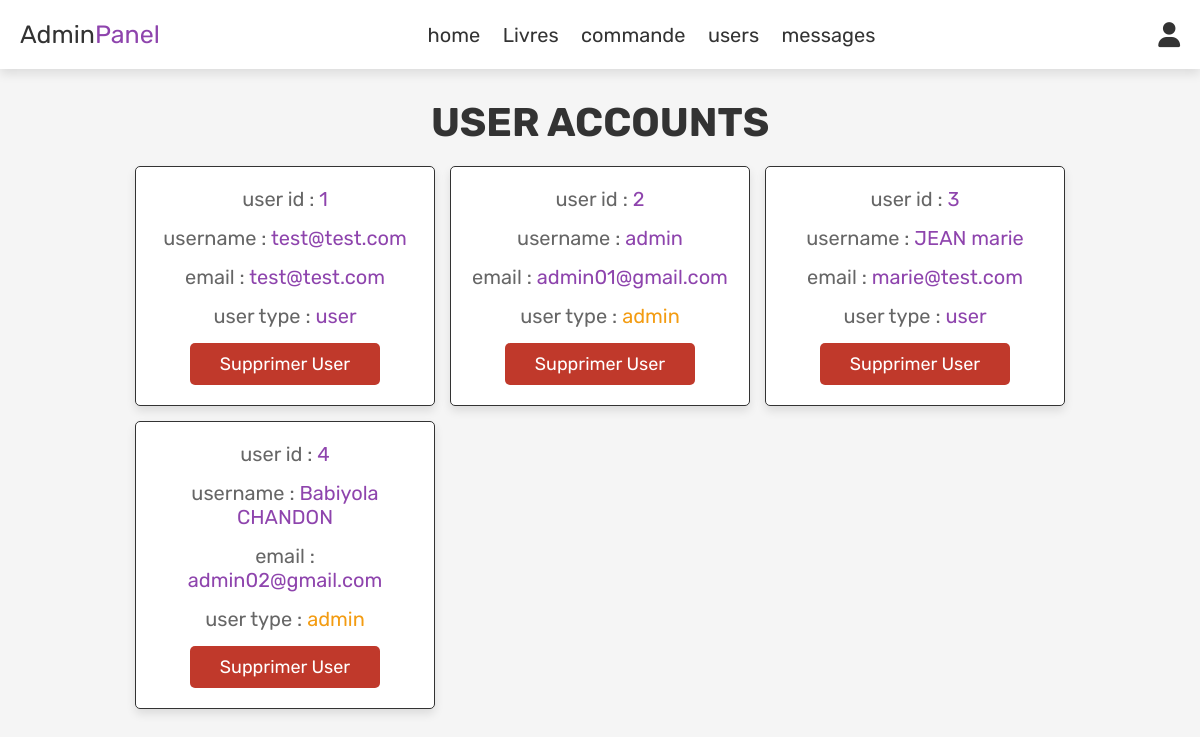
Screenshot of /admin_users.php (signed in) with the database file from the repository.
### tables this page shows
CREATE TABLE `users` (
  `id` int(100) NOT NULL,
  `name` varchar(100) NOT NULL,
  `email` varchar(100) NOT NULL,
  `password` varchar(100) NOT NULL,
  `user_type` varchar(20) NOT NULL DEFAULT 'user'
);

### admin_users.php (the view, shortened to what this page needs)
<?php
include 'config.php';
?>
<!DOCTYPE html>
<html lang="en">
<head>
   <link rel="stylesheet" href="https://cdnjs.cloudflare.com/ajax/libs/font-awesome/6.0.0/css/all.min.css">
   <link rel="stylesheet" href="css/admin_style.css">
</head>
<body>
<?php include 'admin_header.php'; ?>
<section class="users">
   <h1 class="title"> user accounts </h1>
   <div class="box-container">
      <?php
         $select_users = mysqli_query($conn, "SELECT * FROM `users`") or die('query failed');
         while($fetch_users = mysqli_fetch_assoc($select_users)){
      ?>
      <div class="box">
         <p> user id : <span><?php echo $fetch_users['id']; ?></span> </p>
         <p> username : <span><?php echo $fetch_users['name']; ?></span> </p>
         <p> email : <span><?php echo $fetch_users['email']; ?></span> </p>
         <p> user type : <span style="color:<?php if($fetch_users['user_type'] == 'admin'){ echo 'var(--orange)'; } ?>"><?php echo $fetch_users['user_type']; ?></span> </p>
         <a href="admin_users.php?delete=<?php echo $fetch_users['id']; ?>" onclick="return confirm('supprimer cet utilisateur ?');" class="delete-btn">supprimer user</a>
      </div>
      <?php
         };
      ?>
   </div>
</section>
</body>
</html>

### css/admin_style.css (style rules this page uses)
:root { --purple:#8e44ad; --red:#c0392b; --orange:#f39c12; --black:#333; --white:#fff; --light-color:#666; --light-white:#ccc; --light-bg:#f5f5f5; --border:.1rem solid var(--black); --box-shadow:0 .5rem 1rem rgba(0,0,0,.1); }
* { font-family: 'Rubik', sans-serif; margin:0; padding:0; box-sizing: border-box; outline: none; border:none; text-decoration: none; transition:all .2s linear; }
html { font-size: 62.5%; overflow-x: hidden; }
body { background-color: var(--light-bg); }
section { padding:3rem 2rem; }
.title { text-align: center; margin-bottom: 2rem; text-transform: uppercase; color:var(--black); font-size: 4rem; }
.btn, .option-btn, .delete-btn, .white-btn { display: inline-block; margin-top: 1rem; padding:1rem 3rem; cursor: pointer; color:var(--white); font-size: 1.8rem; border-radius: .5rem; text-transform: capitalize; }
.delete-btn { background-color: var(--red); }
.users .box-container { display: grid; grid-template-columns: repeat(auto-fit, 30rem); justify-content: center; gap:1.5rem; max-width: 1200px; margin:0 auto; align-items: flex-start; }
.users .box-container .box { background-color: var(--white); padding:2rem; border:var(--border); box-shadow: var(--box-shadow); border-radius: .5rem; text-align: center; }
.users .box-container .box p { padding-bottom: 1.5rem; font-size: 2rem; color:var(--light-color); }
.users .box-container .box p span { color:var(--purple); }
.users .box-container .box .delete-btn { margin-top: 0; }

### rows the page displays
users: id "1", name "test@test.com", email "test@test.com", user_type "user"
users: id "2", name "admin", email "admin01@gmail.com", user_type "admin"
users: id "3", name "JEAN marie", email "marie@test.com", user_type "user"
users: id "4", name "Babiyola CHANDON", email "admin02@gmail.com", user_type "admin"
